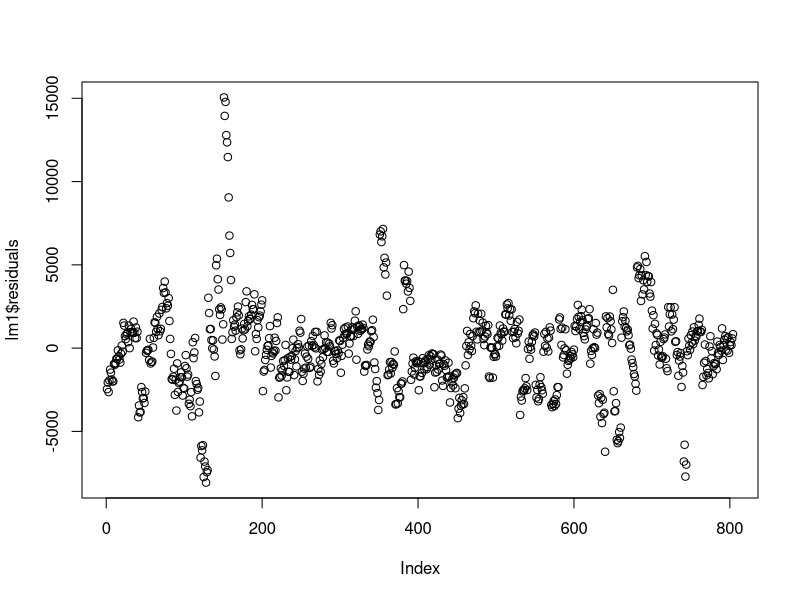

The R script that drew this image:


carInfile=read.csv("Carsdata.csv")
str(carInfile)

summary(carInfile)
mean(carInfile$Prices)

lm1=lm(Price~Mileage + Make + Type + Cylinder + Liter ,data = carInfile)
summary(lm1)

table(carInfile$Make)
table(carInfile$Doors,carInfile$Type)

plot(lm1$residuals)

test =data.frame(Mileage=c(38500,100000),
                 
                 Type=c('Sedan','Hatchback'),
                 Make =c('Pontiac','SAAB'),
                 Cylinder=c(6,8),
                 Liter=c(4,6))

test



predict(lm1,newdata = test)